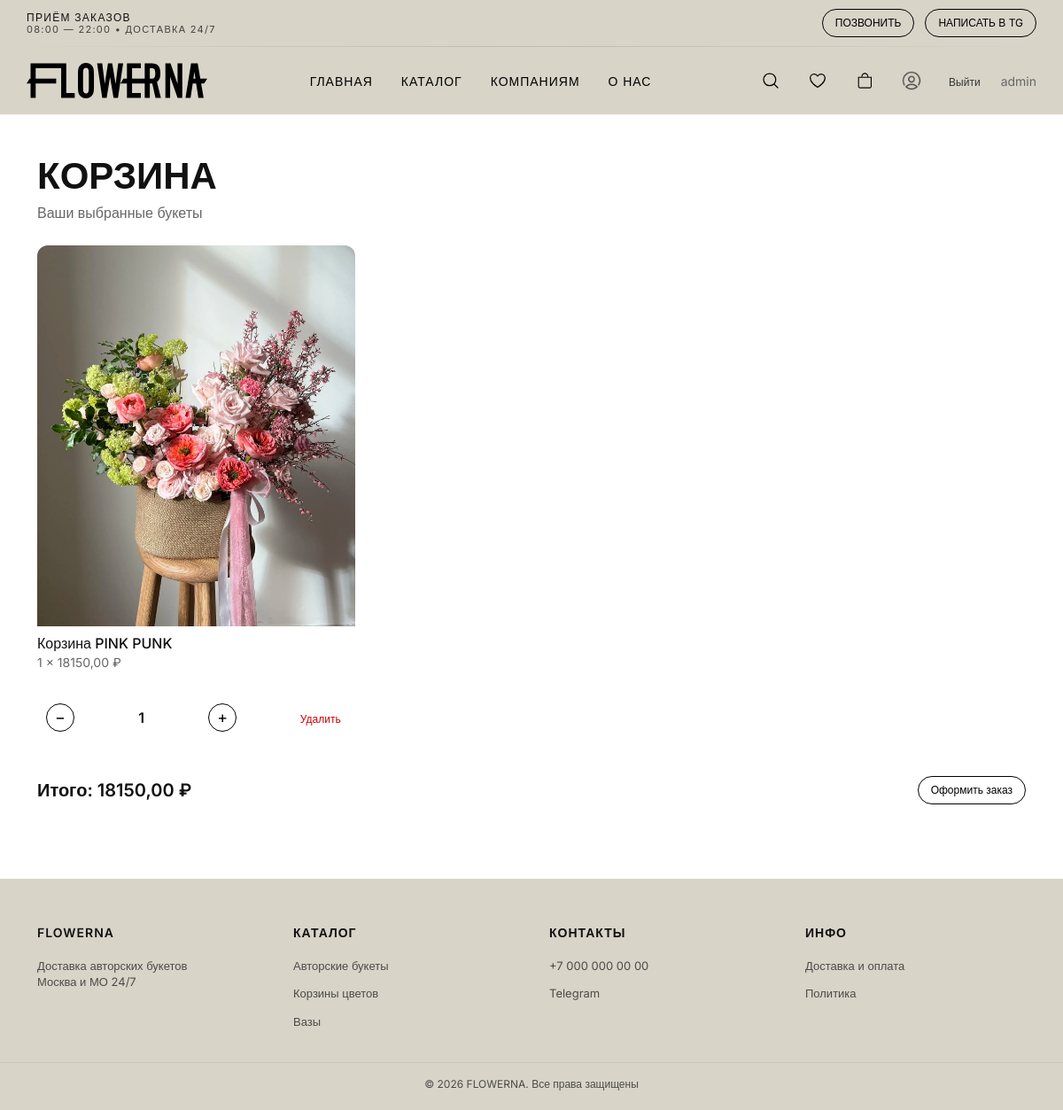
Before: /cart/ (signed in) with the older database file.
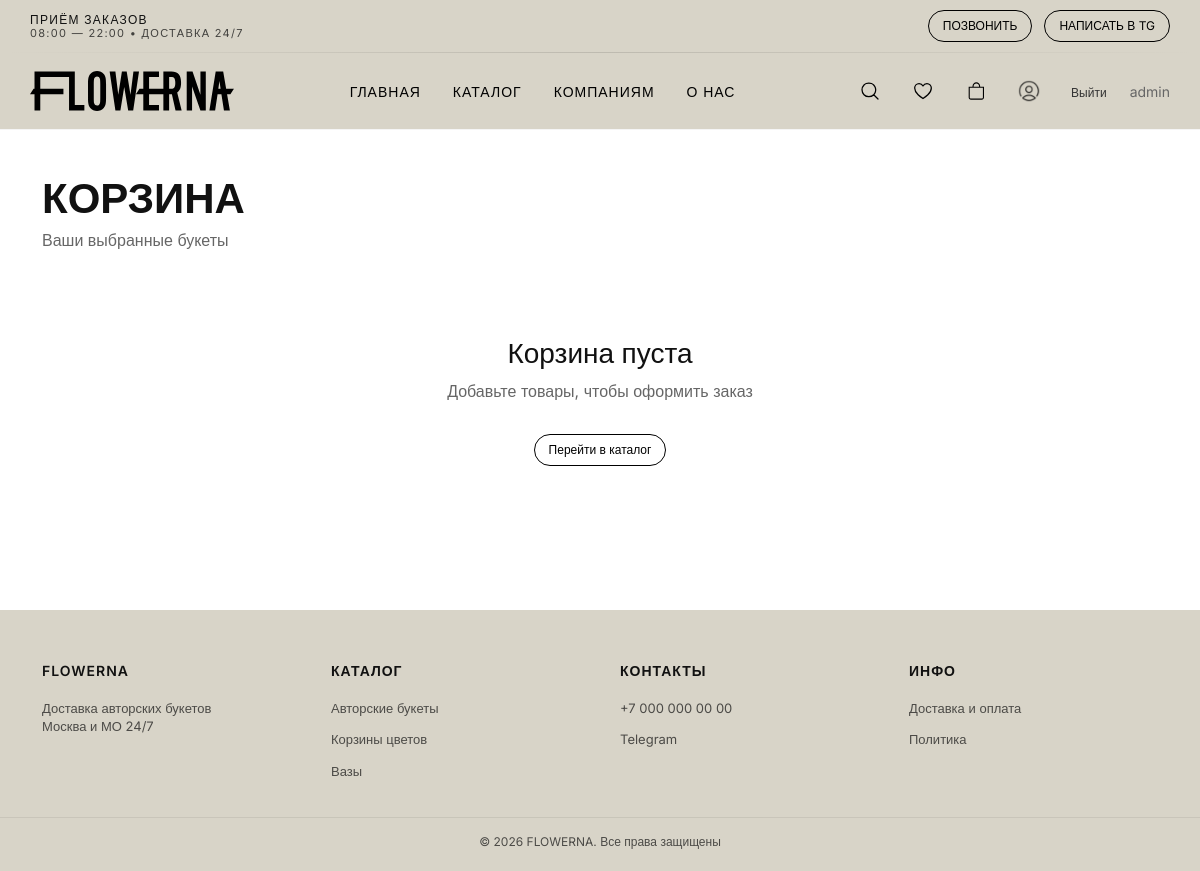
After: the same page with the newer database file.
### users/models.py (models this page shows, shortened)
class CustomUser(AbstractUser):
    class Roles(models.TextChoices):
        ADMIN = 'admin', 'Admin'
        MANAGER = 'manager', 'Manager'
        USER = 'user', 'User'
    full_name = models.CharField(max_length=150)
    phone = models.CharField(max_length=16, unique=True)
    email = models.EmailField(unique=True)
    role = models.CharField(
        max_length=20,
        choices=Roles.choices,
        default=Roles.USER
    )
    class Meta:
        verbose_name = 'Пользователь'
        verbose_name_plural = 'Пользователи'

### catalog/models.py (models this page shows, shortened)
class Cart(models.Model):
    user = models.ForeignKey(settings.AUTH_USER_MODEL, on_delete=models.CASCADE)
    product = models.ForeignKey(Product, on_delete=models.CASCADE)
    quantity = models.PositiveIntegerField(default=1)
    class Meta:
        unique_together = ('user', 'product')

class Product(models.Model):
    id = models.AutoField(primary_key=True)
    category = models.ForeignKey(Category, on_delete=models.CASCADE, related_name='products', null=True, blank=True)
    name = models.CharField(max_length=255)
    price = models.DecimalField(max_digits=10, decimal_places=2)
    description = models.TextField(null=True, blank=True)
    is_available = models.BooleanField(default=True)
    image = models.ImageField(upload_to='products/', null=True, blank=True, verbose_name='Изображение')
    is_recommended = models.BooleanField(default=False)
    class Meta:
        verbose_name = 'Товар'
        verbose_name_plural = 'Товары'

class Category(models.Model):
    name = models.CharField(max_length=255)
    description = models.TextField(null=True, blank=True)
    image = models.ImageField(upload_to='categories/', blank=True, null=True)
    slug = models.SlugField(unique=True, blank=True, null=True)
    is_featured = models.BooleanField(default=False)

### catalog/views.py (the view)
# urls.py: path('cart/', views.cart, name='cart'),
@login_required
def cart(request):
    items = Cart.objects.filter(user=request.user)
    total = sum(item.product.price * item.quantity for item in items)
    return render(request, 'catalog/cart.html', {
        'items': items,
        'total': total,
        'cart_count': get_cart_count(request.user),
    })

### catalog/context_processors.py (called while the page is built)
def categories_processor(request):
    footer_category_slugs = [
        'avtorskie-bukety',
        'vazy',
        'mono-duo-i-trio-bukety',
        'korziny-tsvetov',
        'cveti-v-korobke'
    ]
    footer_categories = Category.objects.filter(
        slug__in=footer_category_slugs
    )
    return {
        'footer_categories': footer_categories
    }

### catalog/views.py (called while the page is built)
def get_cart_count(user):
    if user.is_authenticated:
        return Cart.objects.filter(user=user).count()
    return 0

### templates/catalog/cart.html (shortened to what this page needs)
{% extends 'base.html' %}
{% load static %}
{% block content %}
<section class="catalog">
    <div class="catalog__header">
        <h1>Корзина</h1>
        <p>Ваши выбранные букеты</p>
    </div>
    {% if items %}
        <div class="catalog__grid">
            {% for item in items %}
                <div class="product-card">
                    <a href="{% url 'product-detail' item.product.id %}" class="product-link">
                        {% if item.product.image %}
                            <img src="{{ item.product.image.url }}" alt="{{ item.product.name }}">
                        {% else %}
                            <div class="product-card__img--empty"></div>
                        {% endif %}
                        <div class="product-info">
                            <h3>{{ item.product.name }}</h3>
                            <p>
                                {{ item.quantity }} × {{ item.product.price }} ₽
                            </p>
                        </div>
                    </a>
                    <div class="cart-controls">
                        <form action="{% url 'cart_decrease' item.product.id %}" method="POST">
                            <button class="cart-btn">−</button>
                        </form>
                        <span class="cart-qty">{{ item.quantity }}</span>
                        <form action="{% url 'cart_increase' item.product.id %}" method="POST">
                            <button class="cart-btn">+</button>
                        </form>
                        <form action="{% url 'cart_remove' item.product.id %}" method="POST">
                            <button class="cart-remove">Удалить</button>
                        </form>
                    </div>
                </div>
            {% endfor %}
        </div>
        <div class="cart-summary">
            <div class="cart-total">
                Итого: <span>{{ total }} ₽</span>
            </div>
            <a href="{% url 'checkout' %}" class="btn btn-dark btn-lg">
                Оформить заказ
            </a>
        </div>
    {% else %}
        <div style="text-align:center; padding: 60px 0;">
            <h3>Корзина пуста</h3>
            <p style="color:#666;">Добавьте товары, чтобы оформить заказ</p>
            <a href="{% url 'catalog' %}" class="btn" style="margin-top:15px;">
                Перейти в каталог
            </a>
        </div>
    {% endif %}
</section>
{% endblock %}

### templates/base.html (shortened to what this page needs)
{% load static %}
<!doctype html>
<html lang="en">
<head>
    <link rel="stylesheet" href="https://cdn.jsdelivr.net/npm/bootstrap@5.3.0/dist/css/bootstrap.min.css">
    <link rel="stylesheet" href="https://cdn.jsdelivr.net/npm/bootstrap-icons@1.13.1/font/bootstrap-icons.min.css">
    <link rel="stylesheet" href="{% static 'css/style.css' %}">
    <link rel="stylesheet" href="{% static 'css/header.css' %}">
    <link rel="stylesheet" href="{% static 'css/footer.css' %}">
</head>
<body>
{% include 'components/header.html' %}
<main class="container my-4">
    {% block content %}
    {% endblock %}
</main>
{% include 'components/footer.html' %}
</body>
</html>

### templates/components/header.html (shortened to what this page needs)
{% load static %}
<header class="header">
    <div class="container header__top">
        <div class="header__info">
            <span>ПРИЁМ ЗАКАЗОВ</span>
            <span>08:00 — 22:00 • ДОСТАВКА 24/7</span>
        </div>
        <div class="header__contacts">
            <a href="tel:+70000000000" class="btn">ПОЗВОНИТЬ</a>
            <a href="#" class="btn">НАПИСАТЬ В TG</a>
        </div>
    </div>
    <div class="header__divider"></div>
    <div class="container header__main">
        <a href="/" class="logo">
            <img src="{% static 'icons/logo.svg' %}" alt="Flowerna">
        </a>
        <nav class="nav">
            <a href="{% url 'home' %}">ГЛАВНАЯ</a>
            <a href="{% url 'catalog' %}">КАТАЛОГ</a>
            <a href="{% url 'kompanijam' %}">КОМПАНИЯМ</a>
            <a href="{% url 'about' %}">О НАС</a>
        </nav>
        <div class="header__icons">
            <div class="icon-btn" onclick="openSearch()">
                <img src="{% static 'icons/proicons_search.svg' %}" alt="search">
            </div>
            <a href="{% url 'favorites' %}" class="icon-btn">
                <img src="{% static 'icons/si_heart-line.svg' %}" alt="favorites">
            </a>
            <a href="{% url 'cart' %}" class="icon-btn">
                <img src="{% static 'icons/bag.svg' %}">
            </a>
            {% if user.is_authenticated %}
                <a href="{% url 'profile' %}" class="icon-btn" title="Личный кабинет">
                    <img src="{% static 'icons/profile.png' %}" alt="profile">
                </a>
                <form action="{% url 'logout' %}" method="post" style="display: inline;">
                    <button type="submit" class="btn btn-link"
                            style="background: none; border: none; color: #333; cursor: pointer; padding: 0; margin-left: 8px;">
                        Выйти
                    </button>
                </form>
                <span class="user-name" style="margin-left: 8px; font-size: 14px; color: #666;">
                    {{ user.username }}
                </span>
            {% else %}
                <a href="{% url 'login' %}?next={{ request.path }}" class="icon-btn" title="Войти">
                    <img src="{% static 'icons/profile.png' %}" alt="login">
                </a>
                <a href="{% url 'register' %}" class="btn" style="margin-left: 8px;">Регистрация</a>
            {% endif %}
        </div>
    </div>
</header>

### templates/components/footer.html
<footer class="footer">
    <div class="footer__top container">
        <div class="footer__col">
            <div class="footer__title">FLOWERNA</div>
            <p class="footer__text">
                Доставка авторских букетов<br>
                Москва и МО 24/7
            </p>
        </div>
        <div class="footer__col">
            <div class="footer__title">КАТАЛОГ</div>
            {% for category in footer_categories %}
                <a href="{% url 'catalog' %}?category={{ category.id }}">
                    {{ category.name }}
                </a>
            {% endfor %}
        </div>
        <div class="footer__col">
            <div class="footer__title">КОНТАКТЫ</div>
            <a href="tel:+70000000000">+7 000 000 00 00</a>
            <a href="#">Telegram</a>
        </div>
        <div class="footer__col">
            <div class="footer__title">ИНФО</div>
            <a href="{% url 'dostavka-i-oplata' %}">Доставка и оплата</a>
            <a href="{% url 'politika-konfidentsialnosti' %}">Политика</a>
        </div>
    </div>
    <div class="footer__bottom">
        © 2026 FLOWERNA. Все права защищены
    </div>
</footer>

### static/css/style.css (style rules this page uses)
body { font-family: "Inter", sans-serif; font-weight: 400; color: #111; }
.logo img { height: 40px; width: auto; display: block; }
.btn { padding: 6px 14px; border-radius: 20px; text-decoration: none; font-size: 12px; border: 1px solid #000; color: #000; background: transparent; transition: all 0.25s ease; display: inline-block; }
.logo { font-size: 28px; font-weight: 700; letter-spacing: 2px; }
.catalog { padding: 20px 0; }
.catalog__header h1 { font-size: 42px; font-weight: 600; text-transform: uppercase; margin-bottom: 5px; }
.catalog__header p { color: #666; margin-bottom: 25px; }
.catalog { padding-bottom: 60px; }

### static/css/header.css (style rules this page uses)
.header { background: #d8d4c8; box-shadow: 0 1px 0 rgba(0, 0, 0, 0.04); }
.header .container { --bs-gutter-x: 24px; }
.header__top { display: flex; justify-content: space-between; align-items: center; padding: 10px 0; font-size: 11px; }
.header__info { display: flex; flex-direction: column; text-transform: uppercase; letter-spacing: 1.3px; line-height: 1.25; font-size: 12px; font-weight: 400; }
.header__info span:first-child { font-size: 12px; font-weight: 500; }
.header__info span:last-child { font-size: 11px; opacity: 0.75; }
.header__divider { height: 1px; width: 100%; background: linear-gradient( to right, transparent, rgba(0, 0, 0, 0.12), transparent ); }
.header__main { display: flex; justify-content: space-between; align-items: center; padding: 18px 0; }
.nav { display: flex; gap: 32px; }
.nav a { position: relative; text-decoration: none; color: #000; font-size: 14px; font-weight: 500; letter-spacing: 1px; text-transform: uppercase; padding: 6px 0; display: inline-block; }
.nav a::after { content: ""; position: absolute; left: 0; bottom: -2px; width: 0%; height: 1px; background: #000; transition: width 0.3s ease; }
.header__contacts { display: flex; gap: 12px; }
.header__icons { display: flex; gap: 12px; }
.icon-btn { width: 38px; height: 38px; display: flex; align-items: center; justify-content: center; border-radius: 50%; transition: transform 0.25s ease; will-change: transform; }
.icon-btn img { width: 20px; height: 20px; }

### static/css/footer.css (style rules this page uses)
.footer__col { display: flex; flex-direction: column; gap: 6px; }
.footer { background: #d8d4c8; padding: 50px 0 20px; font-size: 13px; color: #111; }
.footer__top { display: grid; grid-template-columns: repeat(4, 1fr); gap: 40px; margin-bottom: 30px; }
.footer__title { font-weight: 600; margin-bottom: 12px; text-transform: uppercase; letter-spacing: 1px; font-size: 14px; }
.footer__col a { display: block; text-decoration: none; color: #111; margin-bottom: 6px; opacity: 0.7; transition: 0.2s; }
.footer__text { opacity: 0.7; line-height: 1.4; }
.footer__bottom { border-top: 1px solid rgba(0,0,0,0.1); padding-top: 15px; text-align: center; font-size: 12px; opacity: 0.7; }

### templates/base.html (style rules this page uses)
html, body { height: 100%; margin: 0; }
body { display: flex; flex-direction: column; -webkit-font-smoothing: antialiased; -moz-osx-font-smoothing: grayscale; }
main { flex: 1; }

### templates/components/header.html (style rules this page uses)
.header__icons { display: flex; align-items: center; gap: 15px; }
.icon-btn { cursor: pointer; transition: opacity 0.3s; }
.user-name { margin-left: 8px; font-size: 14px; color: #666; }
button[type="submit"] { background: none; border: none; cursor: pointer; }

Changed rows visible on the page:
removed Cart: product.image (picture), product.name "Корзина PINK PUNK", quantity "1", product.price "18150,00"
Other visible differences:
{{ total }}: "18150,00" → (not shown)
text no longer shown: "Итого: ₽ Оформить заказ"
text now shown: "Корзина пуста Добавьте товары, чтобы оформить заказ Перейти в каталог"
